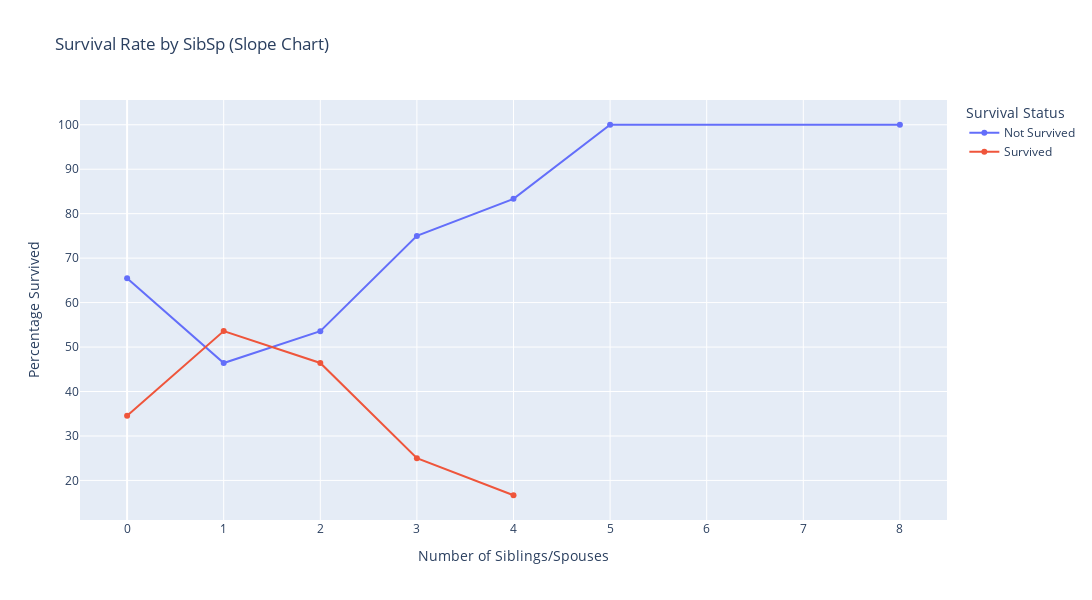

Write notebook code for a chart like this one.
### Code cell
# Group and calculate survival percentages
sibsp_counts = dataset.groupby("SibSp")["Survived"].value_counts(normalize=True).unstack() * 100
sibsp_counts.reset_index(inplace=True)

# Reshape for slope chart format
sibsp_long = sibsp_counts.melt(id_vars=["SibSp"], value_name="Survival Rate", var_name="Survival Status")

# Plotly Slope Chart
fig7 = px.line(sibsp_long, x="SibSp", y="Survival Rate", color="Survival Status",
               markers=True, title="Survival Rate by SibSp (Slope Chart)",
               labels={"SibSp": "Number of Siblings/Spouses", "Survival Rate": "Percentage Survived"})

# Adjust layout
fig7.update_layout(width=1200, height=600)
fig7.show()

### Figure 1 — Plotly figure (JSON) as saved in the notebook; plotly's stock layout.template omitted (floating-point values rounded to 4 significant figures)
{"data": [{"hovertemplate": "Survival Status=Not Survived<br>Number of Siblings/Spouses=%{x}<br>Percentage Survived=%{y}<extra></extra>", "legendgroup": "Not Survived", "line": {"color": "#636efa", "dash": "solid"}, "marker": {"symbol": "circle"}, "mode": "lines+markers", "name": "Not Survived", "orientation": "v", "showlegend": true, "type": "scatter", "x": [0, 1, 2, 3, 4, 5, 8], "xaxis": "x", "y": [65.46, 46.41, 53.57, 75.0, 83.33, 100.0, 100.0], "yaxis": "y"}, {"hovertemplate": "Survival Status=Survived<br>Number of Siblings/Spouses=%{x}<br>Percentage Survived=%{y}<extra></extra>", "legendgroup": "Survived", "line": {"color": "#EF553B", "dash": "solid"}, "marker": {"symbol": "circle"}, "mode": "lines+markers", "name": "Survived", "orientation": "v", "showlegend": true, "type": "scatter", "x": [0, 1, 2, 3, 4, 5, 8], "xaxis": "x", "y": [34.54, 53.59, 46.43, 25.0, 16.67, NaN, NaN], "yaxis": "y"}], "layout": {"height": 600, "legend": {"title": {"text": "Survival Status"}, "tracegroupgap": 0}, "title": {"text": "Survival Rate by SibSp (Slope Chart)"}, "width": 1200, "xaxis": {"anchor": "y", "autorange": true, "domain": [0, 1], "range": [-0.4832, 8.483], "title": {"text": "Number of Siblings/Spouses"}, "type": "linear"}, "yaxis": {"anchor": "x", "autorange": true, "domain": [0, 1], "range": [11.1, 105.6], "title": {"text": "Percentage Survived"}, "type": "linear"}}}
